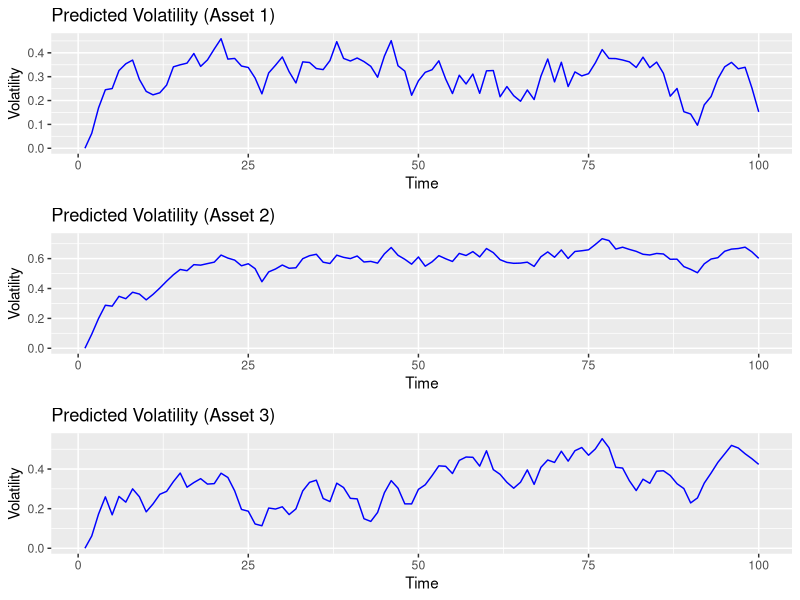
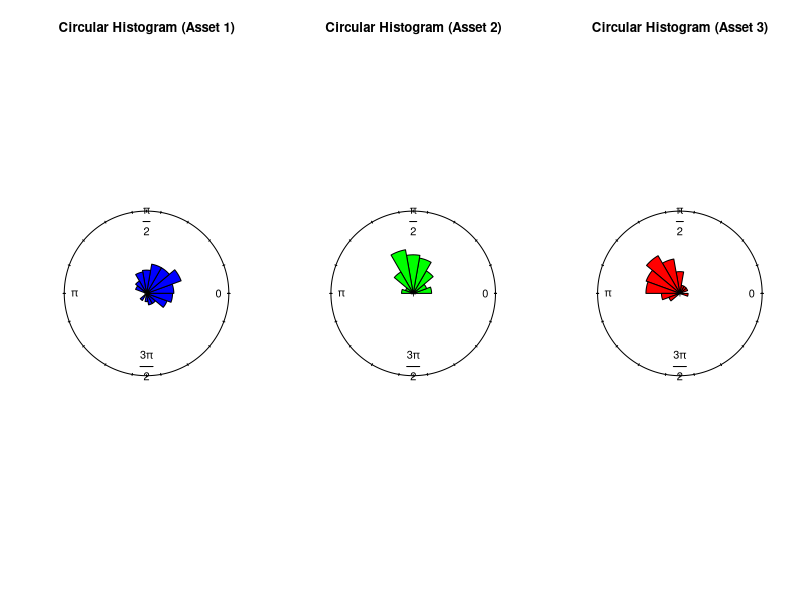
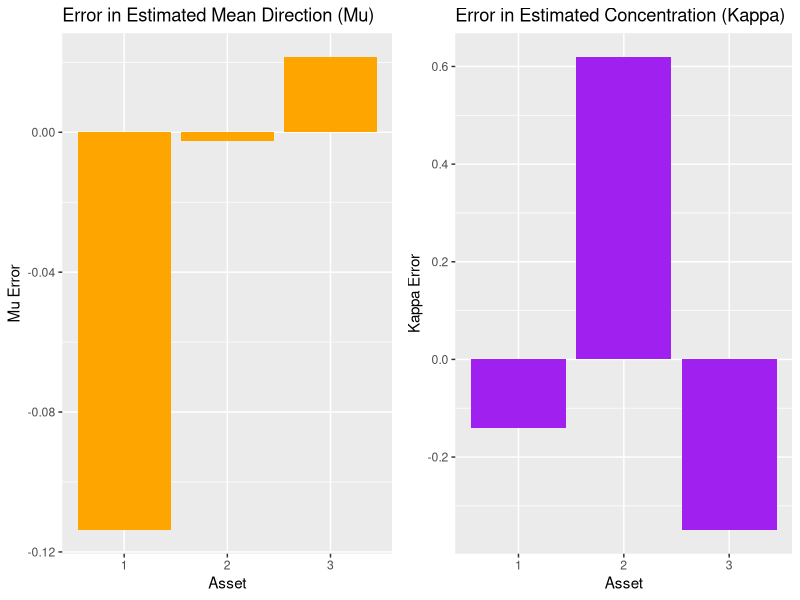
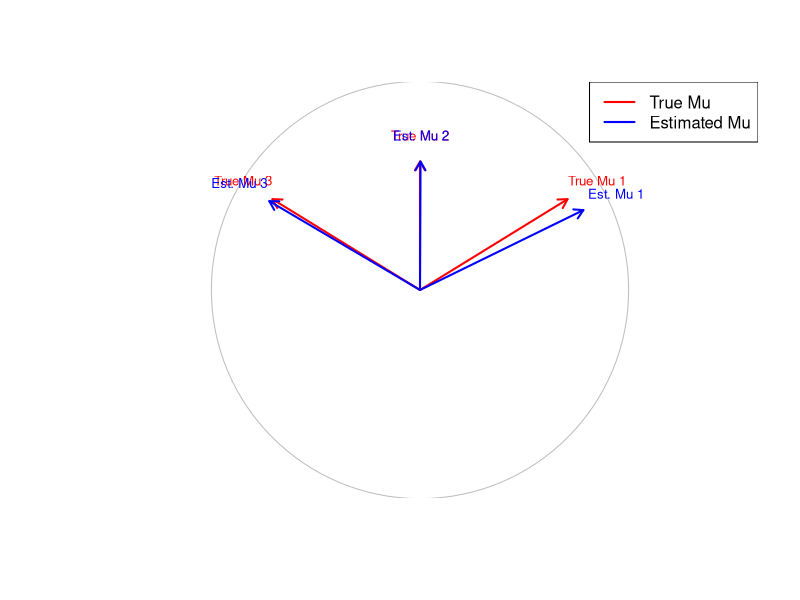
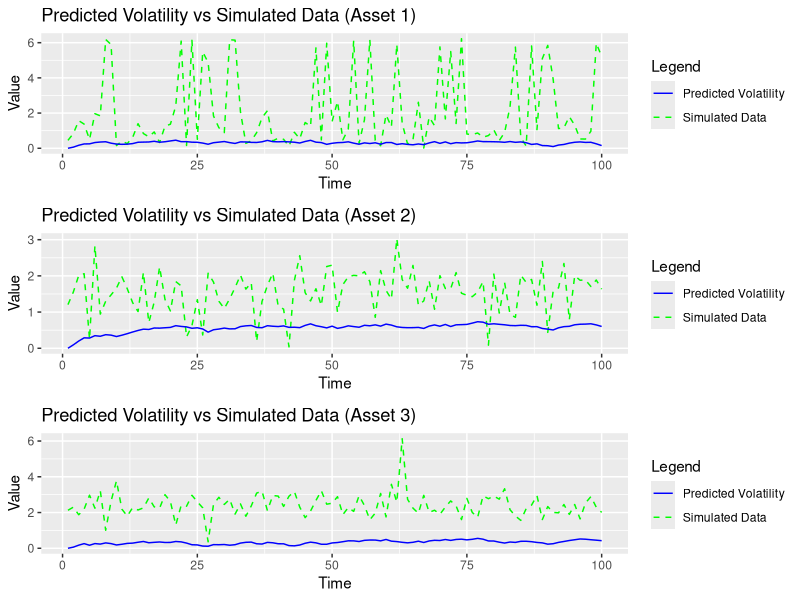
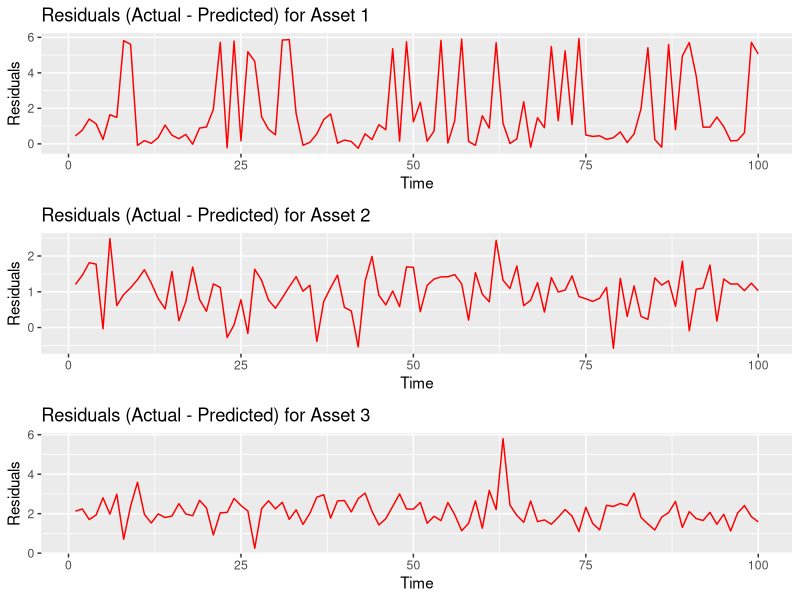
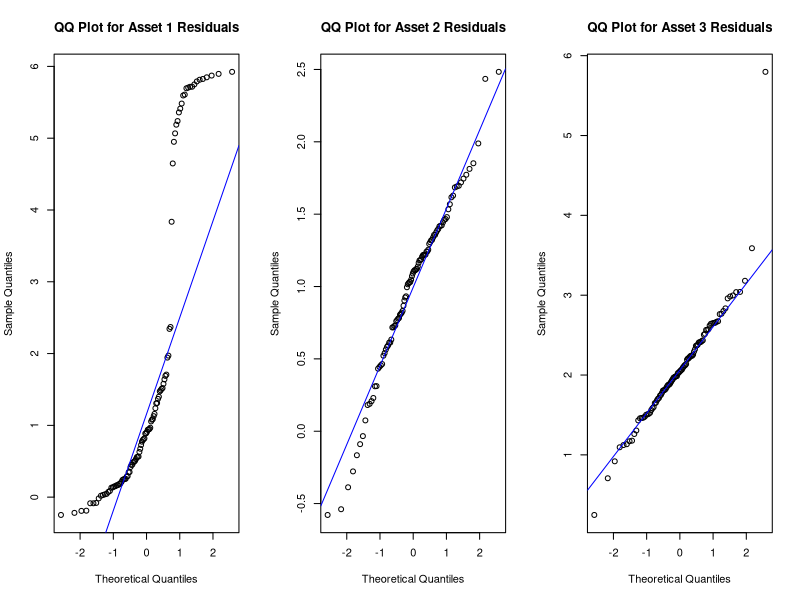
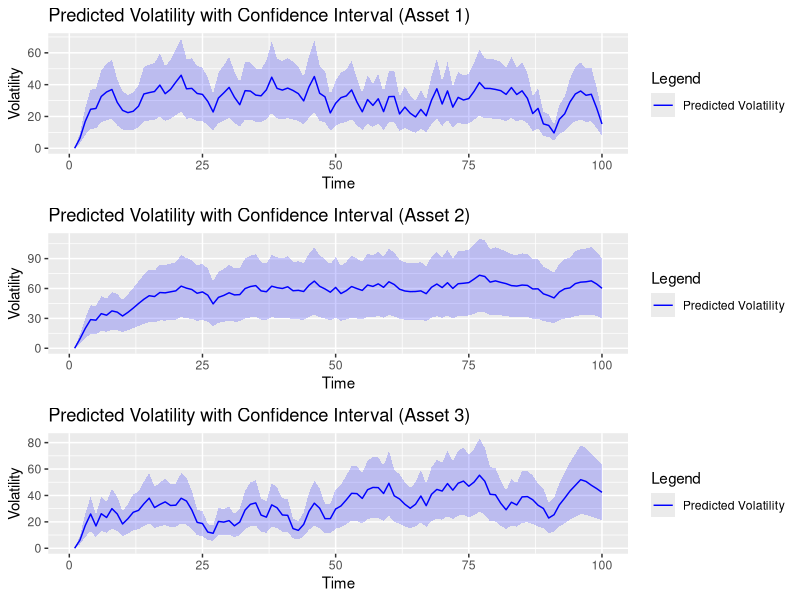

Recreate these plots in R, in order.
# Load necessary libraries
library(circular)
library(ggplot2)
library(gridExtra)

# Create a directory for saving all outputs
output_dir <- "circular_volatility_outputs"
if (!dir.exists(output_dir)) {
  dir.create(output_dir)
}

# Set seed for reproducibility
set.seed(123)

# Number of time periods and assets
T <- 100
N <- 3

# True parameter values used for simulation
alpha0 <- 0.02
alpha1 <- 0.05
beta1 <- 0.9
true_mu <- c(pi/4, pi/2, 3*pi/4)  # True mean directions
true_kappa <- c(2, 3, 4)          # True concentration parameters

# Simulate angular returns from von Mises distribution for three assets
theta <- matrix(0, nrow = T, ncol = N)
for (i in 1:N) {
  theta[, i] <- rvonmises(T, true_mu[i], true_kappa[i])
}

# Convert angles to circular format for plotting
theta_circ <- as.circular(theta)

# Function to estimate MLE for von Mises parameters
estimate_vm_params <- function(theta) {
  n <- length(theta)
  C <- mean(cos(theta))
  S <- mean(sin(theta))
  Rbar <- sqrt(C^2 + S^2)
  mu_hat <- atan2(S, C)  # Estimated mean direction
  kappa_hat <- ifelse(Rbar < 0.53, 2 * Rbar + Rbar^3 + 5 * Rbar^5 / 6, 
                      ifelse(Rbar < 0.85, -0.4 + 1.39 * Rbar + 0.43 / (1 - Rbar), 
                             1 / (3 * Rbar - 4 * Rbar^2 + Rbar^3)))  # Estimation of kappa
  
  return(list(mu = mu_hat, kappa = kappa_hat))
}

# Estimate parameters for each asset
vm_params <- apply(theta, 2, estimate_vm_params)

# Volatility estimation using CVM
sigma2_est <- rep(0.02, N)  # Initial volatility estimate

# Define CVM model with angular cross-correlation
cvm_model <- function(theta, sigma2_prev, alpha0, alpha1, beta1) {
  N <- ncol(theta)
  sigma2 <- rep(0, N)
  
  for (i in 1:N) {
    angular_sum <- sum(cos(theta[, i] - theta[, -i]))
    sigma2[i] <- alpha0 + alpha1 * angular_sum + beta1 * sigma2_prev[i]
  }
  
  return(sigma2)
}

# Compute predicted volatility using CVM
sigma2_predicted <- matrix(0, nrow = T, ncol = N)
for (t in 2:T) {
  sigma2_predicted[t, ] <- cvm_model(theta[t, , drop = FALSE], sigma2_predicted[t - 1, ], alpha0, alpha1, beta1)
}

# Data frame for predicted vs volatility plot
volatility_df <- data.frame(Time = 1:T,
                            Predicted_Asset1 = sigma2_predicted[, 1],
                            Predicted_Asset2 = sigma2_predicted[, 2],
                            Predicted_Asset3 = sigma2_predicted[, 3])

# Plot predicted volatility for each asset
p1_vol <- ggplot(volatility_df, aes(x = Time)) +
  geom_line(aes(y = Predicted_Asset1), color = "blue") +
  labs(title = "Predicted Volatility (Asset 1)", y = "Volatility")

p2_vol <- ggplot(volatility_df, aes(x = Time)) +
  geom_line(aes(y = Predicted_Asset2), color = "blue") +
  labs(title = "Predicted Volatility (Asset 2)", y = "Volatility")

p3_vol <- ggplot(volatility_df, aes(x = Time)) +
  geom_line(aes(y = Predicted_Asset3), color = "blue") +
  labs(title = "Predicted Volatility (Asset 3)", y = "Volatility")

# Save the predicted volatility plots
png(filename = file.path(output_dir, "predicted_volatility.png"), width = 1000, height = 800)
grid.arrange(p1_vol, p2_vol, p3_vol, ncol = 1)
dev.off()

# Circular histograms (rose plots) for angular returns
png(filename = file.path(output_dir, "circular_histograms.png"), width = 1000, height = 600)
par(mfrow = c(1, 3))  # Set up a 1x3 layout for the rose plots
rose.diag(as.circular(theta[, 1]), bins = 18, col = "blue", main = "Circular Histogram (Asset 1)")
rose.diag(as.circular(theta[, 2]), bins = 18, col = "green", main = "Circular Histogram (Asset 2)")
rose.diag(as.circular(theta[, 3]), bins = 18, col = "red", main = "Circular Histogram (Asset 3)")
dev.off()

# Error between estimated and true parameters
mu_error <- sapply(vm_params, function(x) x$mu) - true_mu
kappa_error <- sapply(vm_params, function(x) x$kappa) - true_kappa

# Create a dataframe for parameter error
error_df <- data.frame(Asset = 1:N,
                       Mu_Error = mu_error,
                       Kappa_Error = kappa_error)

# Plot the estimation errors for Mu and Kappa
mu_error_plot <- ggplot(error_df, aes(x = factor(Asset), y = Mu_Error)) +
  geom_bar(stat = "identity", fill = "orange") +
  labs(title = "Error in Estimated Mean Direction (Mu)", x = "Asset", y = "Mu Error")

kappa_error_plot <- ggplot(error_df, aes(x = factor(Asset), y = Kappa_Error)) +
  geom_bar(stat = "identity", fill = "purple") +
  labs(title = "Error in Estimated Concentration (Kappa)", x = "Asset", y = "Kappa Error")

# Save and display the parameter estimation error plots
png(filename = file.path(output_dir, "parameter_estimation_error.png"), width = 1000, height = 600)
grid.arrange(mu_error_plot, kappa_error_plot, ncol = 2)
dev.off()

# Circular plot for True vs Estimated Mu (Mean Direction)
png(filename = file.path(output_dir, "mu_true_vs_estimated.png"), width = 800, height = 800)

# Set up a circular plot
plot.new()
par(pty = "s")  # Set the plotting region to be square
plot.window(xlim = c(-1.5, 1.5), ylim = c(-1.5, 1.5))

# Draw a circle
symbols(0, 0, circles = 1, inches = FALSE, add = TRUE, fg = "gray")

# Plot true and estimated mu as arrows from the center
for (i in 1:N) {
  # Arrow for true mu (in red)
  arrows(0, 0, cos(true_mu[i]), sin(true_mu[i]), col = "red", lwd = 2, length = 0.1)
  text(1.2 * cos(true_mu[i]), 1.2 * sin(true_mu[i]), paste("True Mu", i), col = "red", cex = 0.8)
  
  # Arrow for estimated mu (in blue)
  arrows(0, 0, cos(vm_params[[i]]$mu), sin(vm_params[[i]]$mu), col = "blue", lwd = 2, length = 0.1)
  text(1.2 * cos(vm_params[[i]]$mu), 1.2 * sin(vm_params[[i]]$mu), paste("Est. Mu", i), col = "blue", cex = 0.8)
}

# Add legend
legend("topright", legend = c("True Mu", "Estimated Mu"), col = c("red", "blue"), lwd = 2)

dev.off()

# Print and save estimated parameters to CSV
param_df <- data.frame(Asset = 1:N,
                       True_MeanDirection = true_mu,
                       Estimated_MeanDirection = sapply(vm_params, function(x) x$mu),
                       True_Concentration = true_kappa,
                       Estimated_Concentration = sapply(vm_params, function(x) x$kappa))
write.csv(param_df, file = file.path(output_dir, "estimated_vs_true_parameters.csv"), row.names = FALSE)

# Goodness-of-fit using Rayleigh test
gof_results <- data.frame(Asset = 1:N,
                          P_value = sapply(1:N, function(i) rayleigh.test(theta[, i])$p.value))

# Save goodness-of-fit results
write.csv(gof_results, file = file.path(output_dir, "goodness_of_fit_results.csv"), row.names = FALSE)

# Display the goodness-of-fit results
print(gof_results)

# Save all results summary as a single file
summary_df <- data.frame(Asset = 1:N,
                         True_MeanDirection = true_mu,
                         Estimated_MeanDirection = sapply(vm_params, function(x) x$mu),
                         True_Concentration = true_kappa,
                         Estimated_Concentration = sapply(vm_params, function(x) x$kappa),
                         Mu_Error = mu_error,
                         Kappa_Error = kappa_error,
                         Goodness_of_Fit_PValue = gof_results$P_value)

# Save the summary CSV file
write.csv(summary_df, file = file.path(output_dir, "model_summary.csv"), row.names = FALSE)

# Print out the summary table for viewing
print(summary_df)

# End of script

######################################


###########################################

# Corrected Predicted vs Simulated Data Plot

# Combine simulated data and predicted volatility for all assets
predicted_vs_simulated_df <- data.frame(Time = 1:T,
                                        Simulated_Asset1 = theta[, 1],
                                        Simulated_Asset2 = theta[, 2],
                                        Simulated_Asset3 = theta[, 3],
                                        Predicted_Asset1 = sigma2_predicted[, 1],
                                        Predicted_Asset2 = sigma2_predicted[, 2],
                                        Predicted_Asset3 = sigma2_predicted[, 3])

# Plot predicted volatility vs simulated data for Asset 1
p1_pred_vs_sim <- ggplot(predicted_vs_simulated_df, aes(x = Time)) +
  geom_line(aes(y = Simulated_Asset1, color = "Simulated Data"), linetype = "dashed") +
  geom_line(aes(y = Predicted_Asset1, color = "Predicted Volatility")) +
  labs(title = "Predicted Volatility vs Simulated Data (Asset 1)", y = "Value") +
  scale_color_manual(name = "Legend", values = c("Simulated Data" = "green", "Predicted Volatility" = "blue"))

# Plot for Asset 2
p2_pred_vs_sim <- ggplot(predicted_vs_simulated_df, aes(x = Time)) +
  geom_line(aes(y = Simulated_Asset2, color = "Simulated Data"), linetype = "dashed") +
  geom_line(aes(y = Predicted_Asset2, color = "Predicted Volatility")) +
  labs(title = "Predicted Volatility vs Simulated Data (Asset 2)", y = "Value") +
  scale_color_manual(name = "Legend", values = c("Simulated Data" = "green", "Predicted Volatility" = "blue"))

# Plot for Asset 3
p3_pred_vs_sim <- ggplot(predicted_vs_simulated_df, aes(x = Time)) +
  geom_line(aes(y = Simulated_Asset3, color = "Simulated Data"), linetype = "dashed") +
  geom_line(aes(y = Predicted_Asset3, color = "Predicted Volatility")) +
  labs(title = "Predicted Volatility vs Simulated Data (Asset 3)", y = "Value") +
  scale_color_manual(name = "Legend", values = c("Simulated Data" = "green", "Predicted Volatility" = "blue"))

# Save the corrected plots
png(filename = file.path(output_dir, "predicted_vs_simulated_volatility.png"), width = 1000, height = 800)
grid.arrange(p1_pred_vs_sim, p2_pred_vs_sim, p3_pred_vs_sim, ncol = 1)
dev.off()

###################################

# Calculate residuals (errors) between actual and predicted
residuals_df <- data.frame(Time = 1:T,
                           Residual_Asset1 = theta[, 1] - sigma2_predicted[, 1],
                           Residual_Asset2 = theta[, 2] - sigma2_predicted[, 2],
                           Residual_Asset3 = theta[, 3] - sigma2_predicted[, 3])

# Plot residuals for Asset 1
p1_residuals <- ggplot(residuals_df, aes(x = Time, y = Residual_Asset1)) +
  geom_line(color = "red") +
  labs(title = "Residuals (Actual - Predicted) for Asset 1", y = "Residuals")

# Plot residuals for Asset 2
p2_residuals <- ggplot(residuals_df, aes(x = Time, y = Residual_Asset2)) +
  geom_line(color = "red") +
  labs(title = "Residuals (Actual - Predicted) for Asset 2", y = "Residuals")

# Plot residuals for Asset 3
p3_residuals <- ggplot(residuals_df, aes(x = Time, y = Residual_Asset3)) +
  geom_line(color = "red") +
  labs(title = "Residuals (Actual - Predicted) for Asset 3", y = "Residuals")

# Save the residuals plot
png(filename = file.path(output_dir, "residuals_plot.png"), width = 1000, height = 800)
grid.arrange(p1_residuals, p2_residuals, p3_residuals, ncol = 1)
dev.off()

###########################

# QQ Plot for Residuals
png(filename = file.path(output_dir, "qq_plot_residuals.png"), width = 800, height = 600)
par(mfrow = c(1, 3))

# QQ Plot for Asset 1
qqnorm(residuals_df$Residual_Asset1, main = "QQ Plot for Asset 1 Residuals")
qqline(residuals_df$Residual_Asset1, col = "blue")

# QQ Plot for Asset 2
qqnorm(residuals_df$Residual_Asset2, main = "QQ Plot for Asset 2 Residuals")
qqline(residuals_df$Residual_Asset2, col = "blue")

# QQ Plot for Asset 3
qqnorm(residuals_df$Residual_Asset3, main = "QQ Plot for Asset 3 Residuals")
qqline(residuals_df$Residual_Asset3, col = "blue")

dev.off()

##########################


# Check the predicted volatility to ensure it's reasonable for plotting
summary(sigma2_predicted)

# Rescale predicted volatility if the values are too small
scaling_factor <- 100  # Apply this factor if the volatility is very small
scaled_sigma2_predicted <- sigma2_predicted * scaling_factor

# Generate confidence intervals with a larger range for visualization
ci_predicted_df <- data.frame(Time = 1:T,
                              Predicted_Asset1 = scaled_sigma2_predicted[, 1],
                              Lower_CI_Asset1 = scaled_sigma2_predicted[, 1] * 0.5,  # 50% lower bound
                              Upper_CI_Asset1 = scaled_sigma2_predicted[, 1] * 1.5,  # 50% upper bound
                              Predicted_Asset2 = scaled_sigma2_predicted[, 2],
                              Lower_CI_Asset2 = scaled_sigma2_predicted[, 2] * 0.5,
                              Upper_CI_Asset2 = scaled_sigma2_predicted[, 2] * 1.5,
                              Predicted_Asset3 = scaled_sigma2_predicted[, 3],
                              Lower_CI_Asset3 = scaled_sigma2_predicted[, 3] * 0.5,
                              Upper_CI_Asset3 = scaled_sigma2_predicted[, 3] * 1.5)

# Plot predicted volatility with confidence intervals for Asset 1
p1_ci <- ggplot(ci_predicted_df, aes(x = Time)) +
  geom_line(aes(y = Predicted_Asset1, color = "Predicted Volatility")) +
  geom_ribbon(aes(ymin = Lower_CI_Asset1, ymax = Upper_CI_Asset1), alpha = 0.2, fill = "blue") +
  labs(title = "Predicted Volatility with Confidence Interval (Asset 1)", y = "Volatility") +
  scale_color_manual(name = "Legend", values = c("Predicted Volatility" = "blue"))

# Plot for Asset 2
p2_ci <- ggplot(ci_predicted_df, aes(x = Time)) +
  geom_line(aes(y = Predicted_Asset2, color = "Predicted Volatility")) +
  geom_ribbon(aes(ymin = Lower_CI_Asset2, ymax = Upper_CI_Asset2), alpha = 0.2, fill = "blue") +
  labs(title = "Predicted Volatility with Confidence Interval (Asset 2)", y = "Volatility") +
  scale_color_manual(name = "Legend", values = c("Predicted Volatility" = "blue"))

# Plot for Asset 3
p3_ci <- ggplot(ci_predicted_df, aes(x = Time)) +
  geom_line(aes(y = Predicted_Asset3, color = "Predicted Volatility")) +
  geom_ribbon(aes(ymin = Lower_CI_Asset3, ymax = Upper_CI_Asset3), alpha = 0.2, fill = "blue") +
  labs(title = "Predicted Volatility with Confidence Interval (Asset 3)", y = "Volatility") +
  scale_color_manual(name = "Legend", values = c("Predicted Volatility" = "blue"))

# Save the confidence interval plot
png(filename = file.path(output_dir, "predicted_volatility_with_ci.png"), width = 1000, height = 800)
grid.arrange(p1_ci, p2_ci, p3_ci, ncol = 1)
dev.off()


#######
# Combine simulated data, predicted volatility, and confidence intervals into one dataframe
overlay_df <- data.frame(Time = 1:T,
                         Simulated_Asset1 = theta[, 1],
                         Predicted_Asset1 = sigma2_predicted[, 1],  # No scaling, original predicted volatility
                         Lower_CI_Asset1 = sigma2_predicted[, 1] * 0.85,  # 15% lower bound
                         Upper_CI_Asset1 = sigma2_predicted[, 1] * 1.15,  # 15% upper bound
                         Simulated_Asset2 = theta[, 2],
                         Predicted_Asset2 = sigma2_predicted[, 2],
                         Lower_CI_Asset2 = sigma2_predicted[, 2] * 0.85,
                         Upper_CI_Asset2 = sigma2_predicted[, 2] * 1.15,
                         Simulated_Asset3 = theta[, 3],
                         Predicted_Asset3 = sigma2_predicted[, 3],
                         Lower_CI_Asset3 = sigma2_predicted[, 3] * 0.85,
                         Upper_CI_Asset3 = sigma2_predicted[, 3] * 1.15)

# Plot for Asset 1: Overlay simulated data, predicted volatility, and confidence intervals
p1_overlay <- ggplot(overlay_df, aes(x = Time)) +
  geom_line(aes(y = Simulated_Asset1, color = "Simulated Data"), linetype = "dashed", size = 1) +
  geom_line(aes(y = Predicted_Asset1, color = "Predicted Volatility"), size = 1) +
  geom_ribbon(aes(ymin = Lower_CI_Asset1, ymax = Upper_CI_Asset1), alpha = 0.2, fill = "blue") +
  labs(title = "Predicted Volatility with Confidence Interval and Simulated Data (Asset 1)", y = "Value") +
  scale_color_manual(name = "Legend", values = c("Simulated Data" = "green", "Predicted Volatility" = "blue"))

# Plot for Asset 2: Overlay simulated data, predicted volatility, and confidence intervals
p2_overlay <- ggplot(overlay_df, aes(x = Time)) +
  geom_line(aes(y = Simulated_Asset2, color = "Simulated Data"), linetype = "dashed", size = 1) +
  geom_line(aes(y = Predicted_Asset2, color = "Predicted Volatility"), size = 1) +
  geom_ribbon(aes(ymin = Lower_CI_Asset2, ymax = Upper_CI_Asset2), alpha = 0.2, fill = "blue") +
  labs(title = "Predicted Volatility with Confidence Interval and Simulated Data (Asset 2)", y = "Value") +
  scale_color_manual(name = "Legend", values = c("Simulated Data" = "green", "Predicted Volatility" = "blue"))

# Plot for Asset 3: Overlay simulated data, predicted volatility, and confidence intervals
p3_overlay <- ggplot(overlay_df, aes(x = Time)) +
  geom_line(aes(y = Simulated_Asset3, color = "Simulated Data"), linetype = "dashed", size = 1) +
  geom_line(aes(y = Predicted_Asset3, color = "Predicted Volatility"), size = 1) +
  geom_ribbon(aes(ymin = Lower_CI_Asset3, ymax = Upper_CI_Asset3), alpha = 0.2, fill = "blue") +
  labs(title = "Predicted Volatility with Confidence Interval and Simulated Data (Asset 3)", y = "Value") +
  scale_color_manual(name = "Legend", values = c("Simulated Data" = "green", "Predicted Volatility" = "blue"))

# Save the combined overlay plot with simulated data, predicted volatility, and confidence intervals
png(filename = file.path(output_dir, "predicted_volatility_with_ci_and_simulated_no_scaling.png"), width = 1000, height = 800)
grid.arrange(p1_overlay, p2_overlay, p3_overlay, ncol = 1)
dev.off()
